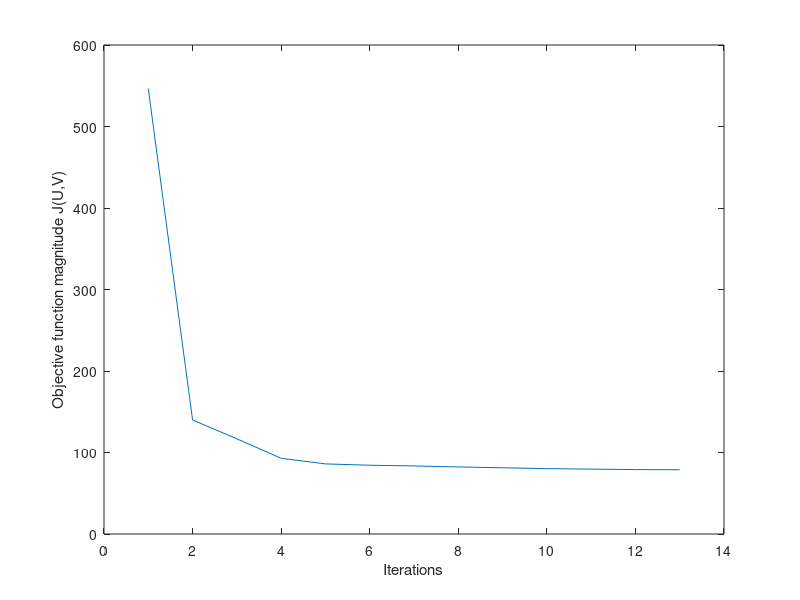

This chart was generated by the following MATLAB code:
load fisheriris
X = meas;
k=3;
z=randi(112);
V=X(z:z+k-1,:)
[idx,C,sumd,D] = kmeans(X,k,'start',V,'display','iter');
OUTPUT=[546.419,139.947,116.773,92.9041,86.0265,84.3879,83.5161,82.282,81.2778,80.2263,79.5923,79.0262,78.8557];
%[idx,C,sumd,D] = kmeans(X,k,'start',zeros(3,4),'display','iter');
%OUTPUT=[652.601 ,419.037 ,238.144 ,127.067 ,93.5001 ,81.9427 ,79.5415 ,78.8514 ];
plot(OUTPUT);
ylabel('Objective function magnitude J(U,V)')
xlabel('Iterations')